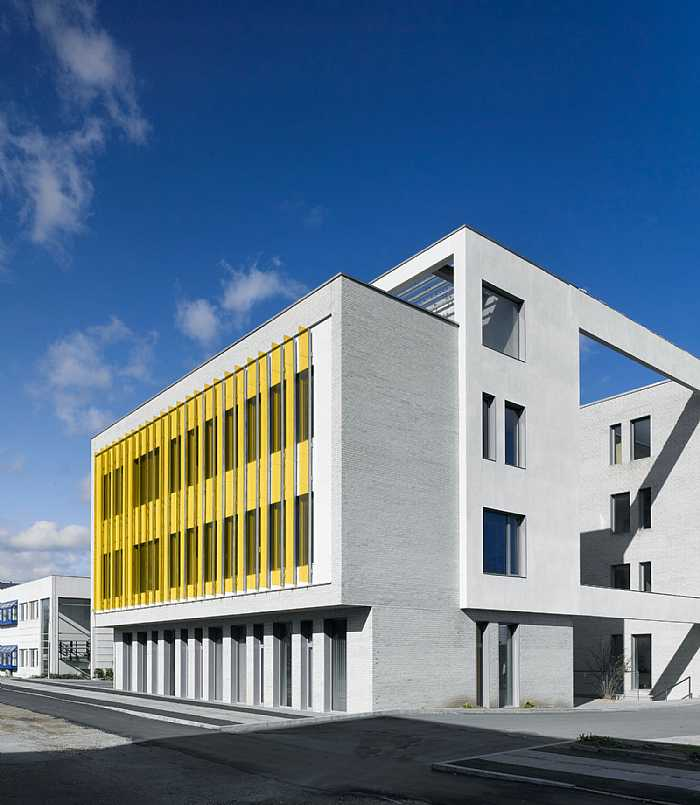
%> input picture labs/3/Edison.jpg, 700 x 805 px
$ octave Exercise3_3.m   (GNU Octave 9; MATLAB toolbox functions it lacks are replaced by stand-ins)
%> lines starting %> are read from the running program, lines starting %| are printed output that depends on the picture
clear all; close all;

I = imread('Edison.jpg');
%> I is the input picture: size 805x700x3 uint8; mean R, G, B 99.8, 120.6, 140.9
I = imresize(I,0.5);
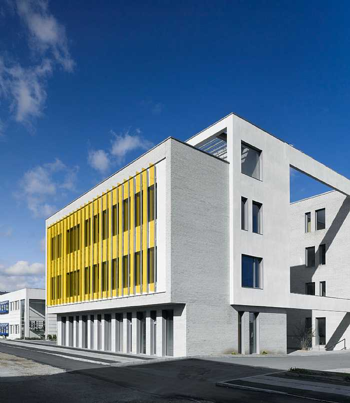
%> I: size 403x350x3 uint8; mean R, G, B 99.8, 120.6, 141

% Expand image to visualization purposes
I = [zeros(size(I,1),150,3),I,zeros(size(I,1),300,3)];
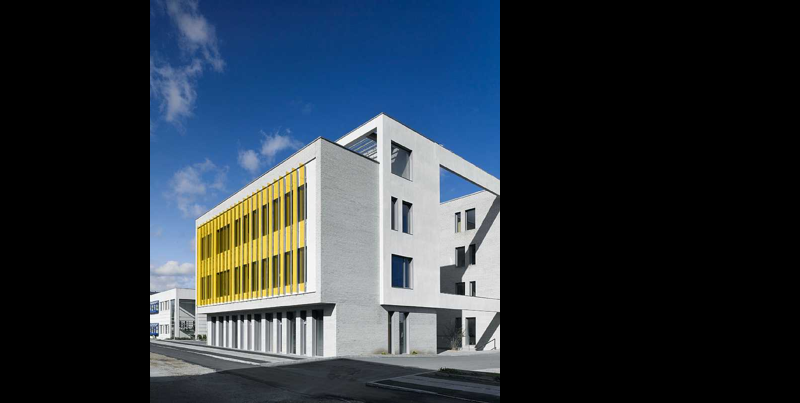
%> I: size 403x800x3 uint8; mean R, G, B 43.7, 52.8, 61.7

% Inline function for drawing a line
x = [1,size(I,2)]; % x-coordinates
%> x = [1 800]
y = @(l) (-l(3)-l(1)*x)/l(2); % y-coordinates

% Homogeneous corner points of the building
p1 = [196 220 1];
p2 = [321 137 1];
p3 = [197 314 1];
p4 = [321 303 1];
p5 = [384 114 1];
p6 = [501 181 1];
p7 = [384 305 1];
p8 = [501 311 1];

figure(1)
imshow(I);
hold on;
plot(p1(1),p1(2),'r*',p2(1),p2(2),'r*',p3(1),p3(2),'b*',p4(1),p4(2),'b*',...
    p5(1),p5(2),'g*',p6(1),p6(2),'g*',p7(1),p7(2),'c*',p8(1),p8(2),'c*')

% Labels corresponding to the 8 corner points, p1-p8
labels = cellstr( num2str([1:8]') );
points = [p1;p2;p3;p4;p5;p6;p7;p8];
text(points(:,1), points(:,2), labels, 'VerticalAlignment','bottom', ...
                             'HorizontalAlignment','right', 'FontSize', 14)

% Step 1: compute the lines l1-l4 between the pairwise points.
% l1=[a,b,c] is the line between p1 and p2 satisfying the equation
% ax+by+c=0
% To plot a line, l1, use: plot(x,y(l1))
l1 = cross(p1,p2)
l2 = cross(p3,p4)

% Plot the lines
plot(x,y(l1),'b')
plot(x,y(l2),'b')


% Step 2: compute the first vanishing points, pv1, as the intersection
% between the two lines, l1 and l2
% To plot a point, p1, use: plot(p1(1),p1(2),'x')

% Compute a vanishing point
pv1 = cross(l1,l2)

% Divide by homogeneous coordinate
pv1 = pv1./pv1(3)

% Plot point
plot(pv1(1),pv1(2),'yx')

% Step 3: repete step 1 and 2 for points p5-p8
l3 = cross(p5,p6)
l4 = cross(p7,p8)
pv2 = cross(l3,l4)
pv2 = pv2./pv2(3)

plot(x,y(l3),'r')
plot(x,y(l4),'r')
plot(pv2(1),pv2(2),'yx')


% Step 4: compute and visualize the horizon
lhorizon = cross(pv1,pv2);
plot(x,y(lhorizon),'g')
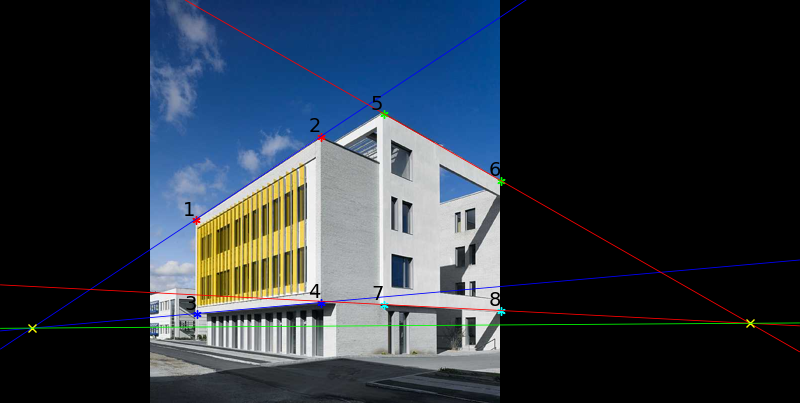
%> figure redrawn from the program's plot data

% Exercise: compute the height of the camera above the ground
disp('Point out the top of the measured wall using a single mouse click')
%> (the run ends here)
